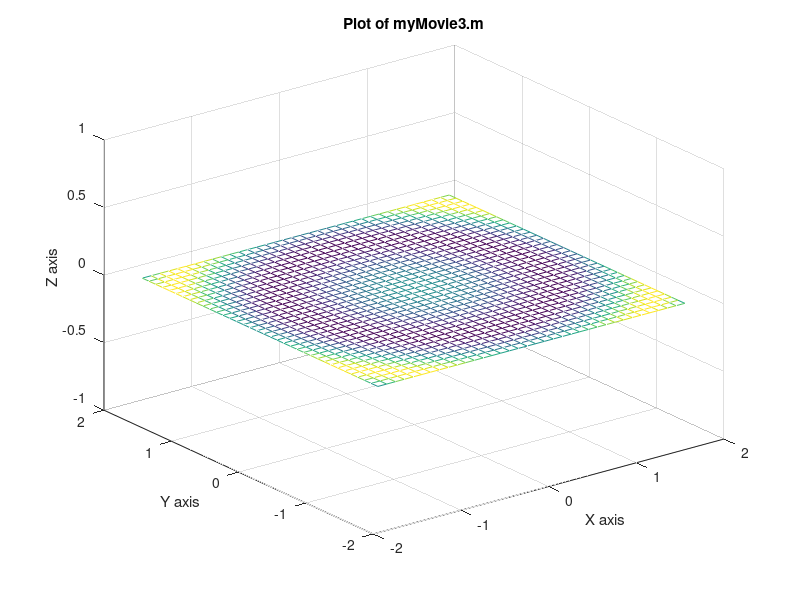

This figure's MATLAB source:
%
% Plot a surface z(x,y) and vary amplitude
%

clear all
close all

nFrames = 100;                 % number of frames in the movie

                               % make an x-y grid
[x,y] = meshgrid(-sqrt(pi) : 0.1 : sqrt(pi));

for i = 1 : nFrames            % make lots of plots

      z = sin(i*2*pi/nFrames) * sin(x.^2 + y.^2);
      
      mesh(x,y,z),...          % make one plot
          xlabel('X axis'),...
	      ylabel('Y axis'),...
	      zlabel('Z axis'),...
          title('Plot of myMovie3.m'),...
	      axis([-2 2 -2 2 -1 1]);
	  drawnow
      M(i) = getframe;         % add plot to movie array
end

playTimes = 1;
movie(M,playTimes)             % play it
% movie2avi(M,'movie3.avi');       % convert it


